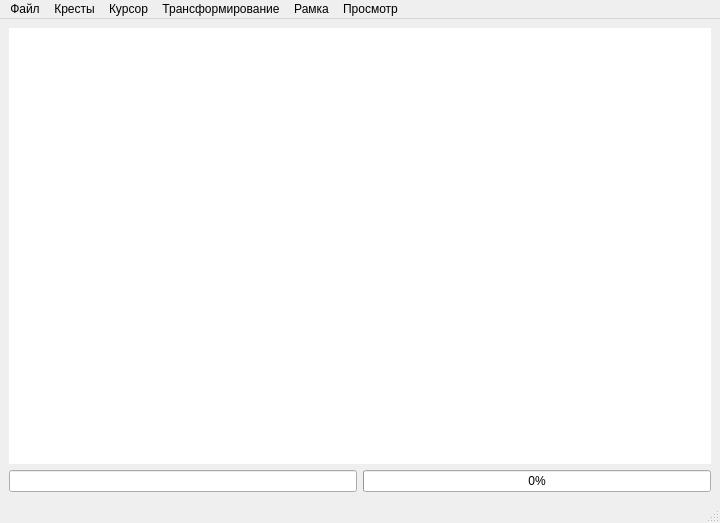
<?xml version="1.0" encoding="UTF-8"?>
<ui version="4.0">
 <class>MainWindow</class>
 <widget class="QMainWindow" name="MainWindow">
  <property name="windowModality">
   <enum>Qt::ApplicationModal</enum>
  </property>
  <property name="geometry">
   <rect>
    <x>0</x>
    <y>0</y>
    <width>720</width>
    <height>523</height>
   </rect>
  </property>
  <property name="acceptDrops">
   <bool>false</bool>
  </property>
  <property name="windowTitle">
   <string>Расчет элементов внутреннего ориентирования</string>
  </property>
  <widget class="QWidget" name="centralwidget">
   <layout class="QVBoxLayout" name="verticalLayout">
    <item>
     <widget class="KrestView" name="graphicsView">
      <property name="cursor" stdset="0">
       <cursorShape>CrossCursor</cursorShape>
      </property>
      <property name="focusPolicy">
       <enum>Qt::StrongFocus</enum>
      </property>
      <property name="frameShape">
       <enum>QFrame::NoFrame</enum>
      </property>
      <property name="verticalScrollBarPolicy">
       <enum>Qt::ScrollBarAsNeeded</enum>
      </property>
      <property name="horizontalScrollBarPolicy">
       <enum>Qt::ScrollBarAsNeeded</enum>
      </property>
      <property name="dragMode">
       <enum>QGraphicsView::ScrollHandDrag</enum>
      </property>
      <property name="transformationAnchor">
       <enum>QGraphicsView::AnchorUnderMouse</enum>
      </property>
      <property name="viewportUpdateMode">
       <enum>QGraphicsView::FullViewportUpdate</enum>
      </property>
     </widget>
    </item>
    <item>
     <layout class="QHBoxLayout" name="horizontalLayout">
      <item>
       <widget class="QLineEdit" name="lineEdit_X"/>
      </item>
      <item>
       <widget class="QProgressBar" name="progressBar">
        <property name="enabled">
         <bool>true</bool>
        </property>
        <property name="acceptDrops">
         <bool>true</bool>
        </property>
        <property name="value">
         <number>0</number>
        </property>
       </widget>
      </item>
     </layout>
    </item>
   </layout>
  </widget>
  <widget class="QMenuBar" name="menubar">
   <property name="geometry">
    <rect>
     <x>0</x>
     <y>0</y>
     <width>720</width>
     <height>18</height>
    </rect>
   </property>
   <widget class="QMenu" name="menu_Open">
    <property name="title">
     <string>Файл</string>
    </property>
    <addaction name="action_OpenImage"/>
    <addaction name="separator"/>
    <addaction name="action_OutImage_2"/>
    <addaction name="separator"/>
    <addaction name="actionLoad_Project"/>
    <addaction name="actionSet_path_to_shared_tiff"/>
    <addaction name="separator"/>
    <addaction name="action_Quit"/>
   </widget>
   <widget class="QMenu" name="menuTools">
    <property name="title">
     <string>Кресты</string>
    </property>
    <addaction name="action_RX"/>
    <addaction name="action_LX"/>
    <addaction name="action_UY"/>
    <addaction name="action_DY"/>
    <addaction name="separator"/>
    <addaction name="actionPickAllKrest"/>
    <addaction name="action_Delete"/>
   </widget>
   <widget class="QMenu" name="menuCursor">
    <property name="title">
     <string>Курсор</string>
    </property>
    <addaction name="actionCross"/>
    <addaction name="actionHand"/>
    <addaction name="actionRubber_2"/>
   </widget>
   <widget class="QMenu" name="menu">
    <property name="title">
     <string>Трансформирование</string>
    </property>
    <addaction name="actionTransform"/>
   </widget>
   <widget class="QMenu" name="menu_2">
    <property name="title">
     <string>Рамка</string>
    </property>
    <widget class="QMenu" name="menu_3">
     <property name="title">
      <string>Размер рамки в миллиметрах</string>
     </property>
     <addaction name="action_sizeFrMm"/>
    </widget>
    <widget class="QMenu" name="menu_4">
     <property name="title">
      <string>Размер пикселя</string>
     </property>
     <addaction name="action_sizePxMm"/>
    </widget>
    <widget class="QMenu" name="menu_5">
     <property name="title">
      <string>Размер рамки в пикселях</string>
     </property>
     <addaction name="action_sizeFrPx_2"/>
    </widget>
    <addaction name="menu_5"/>
    <addaction name="separator"/>
    <addaction name="menu_3"/>
    <addaction name="menu_4"/>
    <addaction name="actionRectangle_2"/>
    <addaction name="actionEndCut_2"/>
   </widget>
   <widget class="QMenu" name="menu_6">
    <property name="title">
     <string>Просмотр</string>
    </property>
    <widget class="QMenu" name="menu_delay">
     <property name="title">
      <string>Задержка, сек</string>
     </property>
     <addaction name="action_set_delay"/>
    </widget>
    <addaction name="menu_delay"/>
    <addaction name="action_start_sound_gen"/>
    <addaction name="action_stop_sound_gen"/>
   </widget>
   <addaction name="menu_Open"/>
   <addaction name="menuTools"/>
   <addaction name="menuCursor"/>
   <addaction name="menu"/>
   <addaction name="menu_2"/>
   <addaction name="menu_6"/>
  </widget>
  <widget class="QStatusBar" name="statusbar"/>
  <action name="action_OpenImage">
   <property name="text">
    <string>Загрузить изображение(Ctrl+L)</string>
   </property>
  </action>
  <action name="action_SavePoints">
   <property name="text">
    <string>Сохранить точки(Ctrl+S)</string>
   </property>
  </action>
  <action name="action_camera1">
   <property name="text">
    <string>+</string>
   </property>
  </action>
  <action name="action_camera2">
   <property name="text">
    <string>x</string>
   </property>
  </action>
  <action name="action_Quit">
   <property name="text">
    <string>Выход</string>
   </property>
   <property name="whatsThis">
    <string>Quit</string>
   </property>
  </action>
  <action name="action_Delete">
   <property name="text">
    <string>Удалить</string>
   </property>
  </action>
  <action name="action_X">
   <property name="text">
    <string>-X</string>
   </property>
  </action>
  <action name="action_X_2">
   <property name="text">
    <string>+X</string>
   </property>
  </action>
  <action name="action_Y">
   <property name="text">
    <string>-Y</string>
   </property>
  </action>
  <action name="action_RX">
   <property name="text">
    <string>+X</string>
   </property>
  </action>
  <action name="action_DY">
   <property name="text">
    <string>-Y</string>
   </property>
  </action>
  <action name="action_UY">
   <property name="text">
    <string>+Y</string>
   </property>
  </action>
  <action name="action_LX">
   <property name="text">
    <string>-X</string>
   </property>
  </action>
  <action name="actionCross">
   <property name="text">
    <string>Крест</string>
   </property>
  </action>
  <action name="actionHand">
   <property name="text">
    <string>Рука</string>
   </property>
  </action>
  <action name="actionRubber">
   <property name="text">
    <string>резиновый прямоугольник</string>
   </property>
  </action>
  <action name="actionRectangle">
   <property name="text">
    <string>Рамка</string>
   </property>
  </action>
  <action name="actionCut">
   <property name="text">
    <string>Задать рабочую область</string>
   </property>
  </action>
  <action name="actionOpenPoints">
   <property name="text">
    <string>Загрузить точки(Ctrl+P)</string>
   </property>
  </action>
  <action name="actionSavePointsAs">
   <property name="text">
    <string>Сохранить точки как</string>
   </property>
  </action>
  <action name="actionAbout">
   <property name="text">
    <string>About</string>
   </property>
  </action>
  <action name="actionEndCut">
   <property name="text">
    <string>Закончить</string>
   </property>
  </action>
  <action name="actionCtrlZ_Cut">
   <property name="text">
    <string>Отменить</string>
   </property>
  </action>
  <action name="actionCtrlZ_AllCut">
   <property name="text">
    <string>Отменить последнее</string>
   </property>
  </action>
  <action name="actionPickAllKrest">
   <property name="text">
    <string>Выделить все(Ctrl+A)</string>
   </property>
  </action>
  <action name="actionTransform">
   <property name="text">
    <string>Трансформировать</string>
   </property>
  </action>
  <action name="action_save_tr_as">
   <property name="text">
    <string>Задать имя и путь файла</string>
   </property>
  </action>
  <action name="action_save_tr">
   <property name="text">
    <string>Сохранить</string>
   </property>
  </action>
  <action name="action_sizeFrMm">
   <property name="text">
    <string>задать размер</string>
   </property>
  </action>
  <action name="action_sizePxMm">
   <property name="text">
    <string>задать размер</string>
   </property>
  </action>
  <action name="action_sizeFrPx_2">
   <property name="text">
    <string>задать размер</string>
   </property>
  </action>
  <action name="actionRectangle_2">
   <property name="text">
    <string>Отобразить рамку</string>
   </property>
  </action>
  <action name="actionEndCut_2">
   <property name="text">
    <string>Скрыть рамку</string>
   </property>
  </action>
  <action name="actionRubber_2">
   <property name="text">
    <string>Резиновая лента</string>
   </property>
  </action>
  <action name="actionLoad_Project">
   <property name="text">
    <string>Load Project</string>
   </property>
  </action>
  <action name="action_stop_sound_gen">
   <property name="text">
    <string>Стоп</string>
   </property>
  </action>
  <action name="action_start_sound_gen">
   <property name="text">
    <string>Старт</string>
   </property>
  </action>
  <action name="action_set_delay">
   <property name="text">
    <string>Задать значение</string>
   </property>
  </action>
  <action name="action_OutImage_2">
   <property name="text">
    <string>Задать путь выходного файла(Ctrl+S)</string>
   </property>
  </action>
  <action name="actionSet_path_to_shared_tiff">
   <property name="text">
    <string>Set path to shared.tiff</string>
   </property>
  </action>
 </widget>
 <customwidgets>
  <customwidget>
   <class>KrestView</class>
   <extends>QGraphicsView</extends>
   <header>krestview.h</header>
  </customwidget>
 </customwidgets>
 <resources/>
 <connections/>
</ui>
